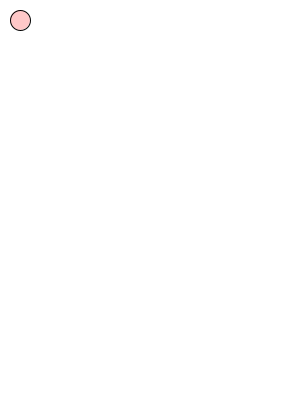
Frame 1 (no input)
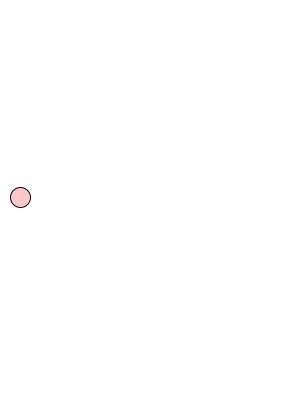
Frame 60 (the mouse pressed at the canvas centre just before this capture)
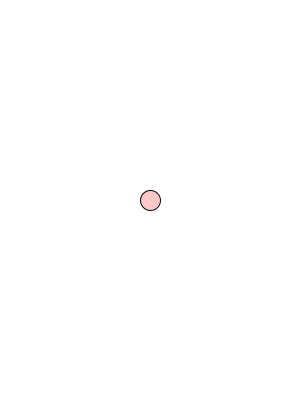
Frame 120 (the mouse held since frame 60 and released just before this capture)

The Processing sketch that drew these frames (run headless with seeded random() and noise(); from frame 60 on, the mouse is pressed at the canvas centre):

// Processing sketch: processing_106418
// ── processing_106418.pde

int x = 20;
int y = 20;

int dx = 0;
int dy = 3;



void setup() {  //setup function called initially, only once
    size(300,400);
}



void draw() {  //draw function loops

    background(255,255,255);
    fill(255,200,200); 
    ellipse(x,y,20,20);
    
    if (y>400) {
        dy = -dy;
    } 
    
    y = y+dy;
    
    if (mousePressed) {
    
        x = mouseX;
        y = mouseY;
    }
   
    
}
